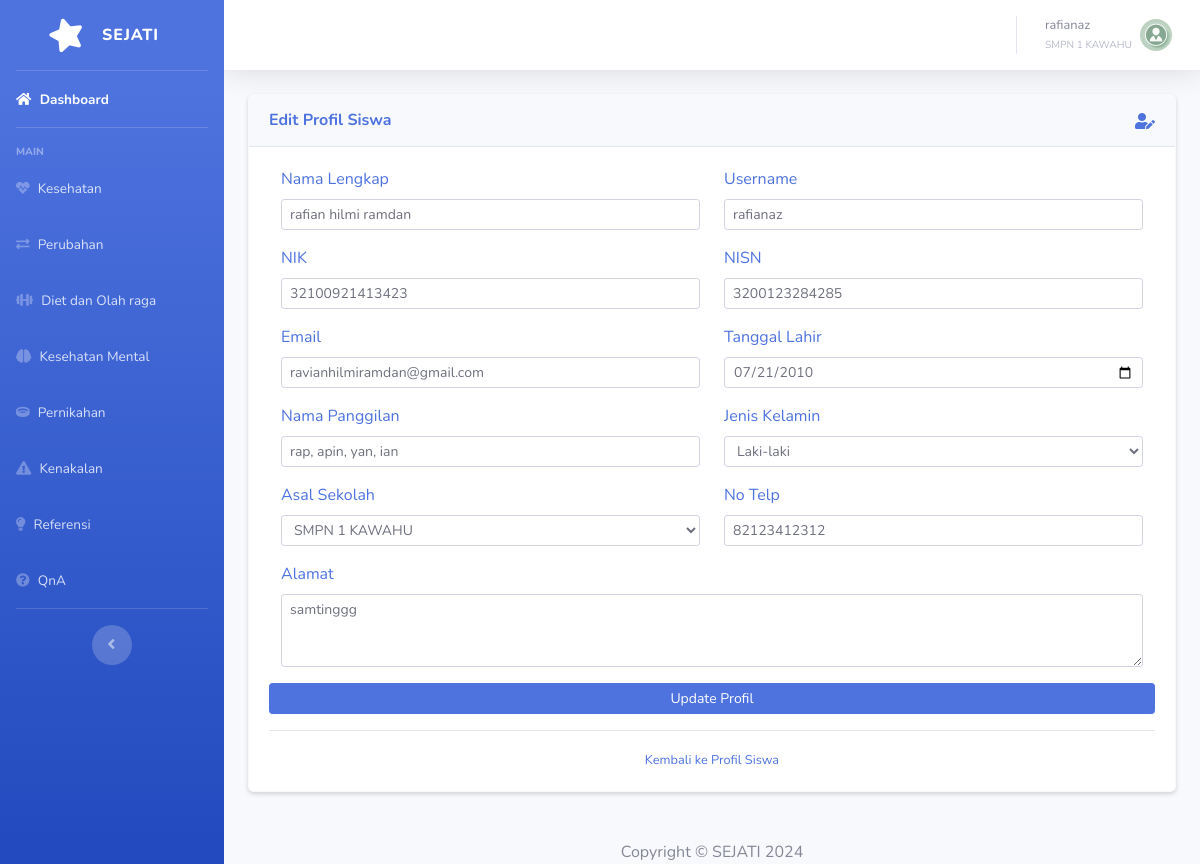
The app's page /editprofil.php (signed in) with its own data.
### tables this page shows
CREATE TABLE `tbsekolah` (
  `idsekolah` int(11) NOT NULL,
  `namasekolah` varchar(100) NOT NULL,
  `alamatsekolah` varchar(255) NOT NULL,
  `notelpsekolah` varchar(15) DEFAULT NULL,
  `kepalasekolah` varchar(50) NOT NULL,
  `namapjsekolah` varchar(50) NOT NULL,
  `notelpj` varchar(15) DEFAULT NULL
);

CREATE TABLE `tbsiswa` (
  `idsiswa` int(11) NOT NULL,
  `namalengkapsiswa` varchar(255) NOT NULL,
  `nisn` varchar(20) NOT NULL,
  `nik` varchar(20) DEFAULT NULL,
  `tanggallahir` date DEFAULT NULL,
  `namapanggilan` varchar(100) DEFAULT NULL,
  `jeniskelamin` enum('laki-laki','perempuan') NOT NULL,
  `asalsekolah` int(11) DEFAULT NULL,
  `notelp` varchar(15) DEFAULT NULL,
  `alamat` text DEFAULT NULL
);

CREATE TABLE `tbusersiswa` (
  `idusersiswa` int(11) NOT NULL,
  `username` varchar(100) NOT NULL,
  `pass` varchar(255) NOT NULL,
  `email` varchar(255) DEFAULT NULL,
  `idsiswa` int(11) DEFAULT NULL,
  `status` enum('pending','validated','rejected') NOT NULL DEFAULT 'pending'
);

### editprofil.php (the view, shortened to what this page needs)
<?php
include 'header.php';
$idsiswa = $_SESSION['idsiswa'];
if ($idsiswa) {
    $query = "
        SELECT
            tbsiswa.*,
            tbsekolah.namasekolah,
            tbusersiswa.username,
            tbusersiswa.email
        FROM
            tbsiswa
        JOIN
            tbsekolah ON tbsiswa.asalsekolah = tbsekolah.idsekolah
        JOIN
            tbusersiswa ON tbsiswa.idsiswa = tbusersiswa.idsiswa
        WHERE
            tbsiswa.idsiswa = ?";
    $stmt = $conn->prepare($query);
    $stmt->bind_param("i", $idsiswa);
    if (!$stmt->execute()) {
        die("Execute failed: " . $stmt->error);
    }
    $result = $stmt->get_result();
    if ($result->num_rows > 0) {
        $row = $result->fetch_assoc();
    } else {
        echo "Data siswa tidak ditemukan.";
        exit();
    }
    $sekolah_query = "SELECT idsekolah, namasekolah FROM tbsekolah";
    $sekolah_result = $conn->query($sekolah_query);
} else {
    echo "ID siswa tidak ditemukan.";
    exit();
}
?>
<?php include('sidebar.php'); ?>
<?php include('topbar.php'); ?>
<div class="container-fluid">
    <div class="row">
    <div class="col-lg-12 mb-4">
    <div class="card shadow-sm mb-4 border-light">
        <div class="card-header py-3 bg-light d-flex align-items-center">
            <h6 class="m-0 font-weight-bold text-primary">Edit Profil Siswa</h6>
            <i class="fas fa-user-edit ml-auto text-primary"></i>
        </div>
        <div class="card-body">
            <form method="POST" action="">
                <div class="row">
                    <div class="col-md-6">
                        <div class="form-group">
                            <label for="namalengkapsiswa" class="text-primary">Nama Lengkap</label>
                            <input type="text" class="form-control form-control-sm" id="namalengkapsiswa" name="namalengkapsiswa" placeholder="Nama Lengkap" value="<?php echo htmlspecialchars($row['namalengkapsiswa']); ?>" required>
                        </div>
                    </div>
                    <div class="col-md-6">
                        <div class="form-group">
                            <label for="username" class="text-primary">Username</label>
                            <input type="text" class="form-control form-control-sm" id="username" name="username" placeholder="Username" value="<?php echo htmlspecialchars($row['username']); ?>" required>
                        </div>
                    </div>
                </div>
                <div class="row">
                    <div class="col-md-6">
                        <div class="form-group">
                            <label for="nik" class="text-primary">NIK</label>
                            <input type="text" class="form-control form-control-sm" id="nik" name="nik" placeholder="NIK" value="<?php echo htmlspecialchars($row['nik']); ?>" required>
                        </div>
                    </div>
                    <div class="col-md-6">
                        <div class="form-group">
                            <label for="nisn" class="text-primary">NISN</label>
                            <input type="text" class="form-control form-control-sm" id="nisn" name="nisn" placeholder="NISN" value="<?php echo htmlspecialchars($row['nisn']); ?>" required>
                        </div>
                    </div>
                </div>
                <div class="row">
                    <div class="col-md-6">
                        <div class="form-group">
                            <label for="email" class="text-primary">Email</label>
                            <input type="email" class="form-control form-control-sm" id="email" name="email" placeholder="Email" value="<?php echo htmlspecialchars($row['email']); ?>" required>
                        </div>
                    </div>
                    <div class="col-md-6">
                        <div class="form-group">
                            <label for="tanggallahir" class="text-primary">Tanggal Lahir</label>
                            <input type="date" class="form-control form-control-sm" id="tanggallahir" name="tanggallahir" placeholder="Tanggal Lahir" value="<?php echo htmlspecialchars($row['tanggallahir']); ?>" required>
                        </div>
                    </div>
                </div>
                <div class="row">
                    <div class="col-md-6">
                        <div class="form-group">
                            <label for="namapanggilan" class="text-primary">Nama Panggilan</label>
                            <input type="text" class="form-control form-control-sm" id="namapanggilan" name="namapanggilan" placeholder="Nama Panggilan" value="<?php echo htmlspecialchars($row['namapanggilan']); ?>" required>
                        </div>
                    </div>
                    <div class="col-md-6">
                        <div class="form-group">
                            <label for="jeniskelamin" class="text-primary">Jenis Kelamin</label>
                            <select class="form-control form-control-sm" id="jeniskelamin" name="jeniskelamin" required>
                                <option value="laki-laki" <?php echo $row['jeniskelamin'] == 'laki-laki' ? 'selected' : ''; ?>>Laki-laki</option>
                            </select>
                        </div>
                    </div>
                </div>
                <div class="row">
                    <div class="col-md-6">
                        <div class="form-group">
                            <label for="idsekolah" class="text-primary">Asal Sekolah</label>
                            <select class="form-control form-control-sm" id="idsekolah" name="idsekolah" required>
                                <?php while ($sekolah_row = $sekolah_result->fetch_assoc()): ?>
                                    <option value="<?php echo htmlspecialchars($sekolah_row['idsekolah']); ?>"
                                        <?php echo (isset($row['asalsekolah']) && $row['asalsekolah'] == $sekolah_row['idsekolah']) ? 'selected' : ''; ?>>
                                        <?php echo htmlspecialchars($sekolah_row['namasekolah']); ?>
                                    </option>
                                <?php endwhile; ?>
                            </select>
                        </div>
                    </div>
                    <div class="col-md-6">
                        <div class="form-group">
                            <label for="notelp" class="text-primary">No Telp</label>
                            <input type="text" class="form-control form-control-sm" id="notelp" name="notelp" placeholder="No Telp" value="<?php echo htmlspecialchars($row['notelp']); ?>" required>
                        </div>
                    </div>
                </div>
                <div class="form-group row">
                    <div class="col-md-12">
                        <label for="alamat" class="text-primary">Alamat</label>
                            <textarea class="form-control form-control-sm" id="alamat" name="alamat" rows="3" required><?php echo htmlspecialchars($row['alamat']); ?></textarea>
                    </div>
                </div>
                <button type="submit" class="btn btn-primary btn-sm btn-block">
                    Update Profil
                </button>
            </form>
            <hr>
            <div class="text-center">
                <a class="small text-primary" href="index.php?idsiswa=<?php echo htmlspecialchars($row['idsiswa']); ?>">Kembali ke Profil Siswa</a>
            </div>
        </div>
    </div>
</div>
    </div>
</div>
<?php include('footer.php'); ?>

### topbar.php (shortened to what this page needs)
<div id="content-wrapper" class="d-flex flex-column">
    <div id="content">
        <nav class="navbar navbar-expand navbar-light bg-white topbar mb-4 static-top shadow">
            <ul class="navbar-nav ml-auto">
                <li class="nav-item dropdown no-arrow">
                    <a class="nav-link dropdown-toggle" href="#" id="userDropdown" role="button"
                    data-toggle="dropdown" aria-haspopup="true" aria-expanded="false">
                        <span class="mr-2 d-none d-lg-inline text-gray-600 small">
                            <?php echo htmlspecialchars($username); ?><br>
                            <small class="text-gray-500"><?php echo htmlspecialchars($namasekolah); ?></small>
                        </span>
                        <?php
                        if ($role == 'admin') {
                            echo '<img class="img-profile rounded-circle" src="img/admin.webp">';
                        } elseif ($role == 'pengurus') {
                            echo '<img class="img-profile rounded-circle" src="img/pengurus.svg">';
                        } elseif ($role == 'siswa') {
                            echo '<img class="img-profile rounded-circle" src="img/siswa.webp">';
                        } else {
                            echo '<img class="img-profile rounded-circle" src="img/pengurus.svg">';
                        }
                        ?>
                    </a>
                </li>
            </ul>
        </nav>

### editprofil.php (style rules this page uses)
body { overflow-x: hidden; }
.container, .row, .col-lg-12 { width: 100%; padding-right: 0; padding-left: 0; margin-right: auto; margin-left: auto; }
.form-control, .btn { max-width: 100%; }

### records on screen
tbsekolah: namasekolah "SMPN 1 KAWAHU"
tbsiswa: namalengkapsiswa "rafian hilmi ramdan", username "rafianaz", nik "32100921413423", nisn "3200123284285", email "ravianhilmiramdan@gmail.com", tanggallahir "07/21/2010", namapanggilan "rap, apin, yan, ian", jeniskelamin "Laki-laki", idsekolah "SMPN 1 KAWAHU", notelp "82123412312", alamat "samtinggg"

### other values on screen
$username "rafianaz"
